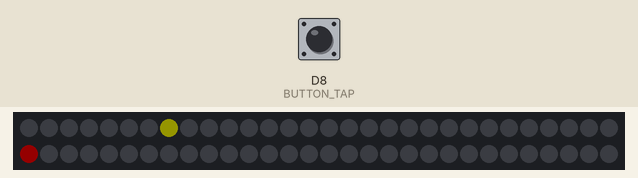
Recording of a sketch running on a simulated ESP8266 (NodeMCU). On the bench: 60 RGB LEDs in strip order, left to right, continuing on the next row. Inputs (shaded band) come from the test bench; at power-on: D8 (BUTTON_TAP) HIGH. Dim RGB values are drawn brighter than linear; random numbers use the default seed unless the sketch sets one.

Above: at 0.1 s.
1.3 s: D8 (BUTTON_TAP) pulled LOW for 0.15 s
4.4 s: D8 (BUTTON_TAP) pulled LOW for 1 s
6.0 s: D8 (BUTTON_TAP) pulled LOW for 0.15 s
6.7 s: D8 (BUTTON_TAP) pulled LOW for 3.2 s
At 10.7 s:
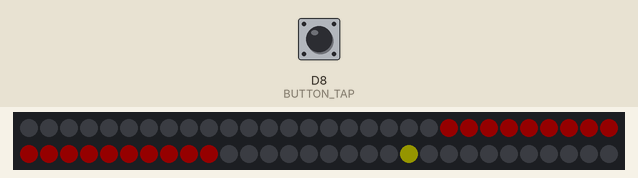
At 11.16 s:
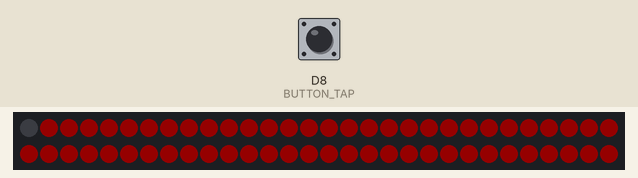
Timing chart, 0 to 12.7 s (numbered marks = the images above; inputs shaded):
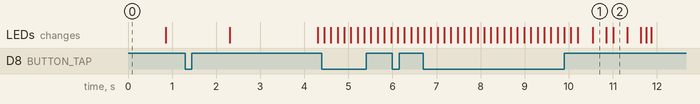

The sketch:

pixelchaser.ino
```cpp
// (licence header left out)
// We need these libraries installed from library manager
#include <Adafruit_NeoPixel.h>
#include "OneButton.h"

// What GPIO is the strip connected to
#define PIXELPIN       D4

// How many NeoPixels in the strip
#define NUMPIXELS      60

// What GPIO is the button connected to?
#define BUTTON_TAP     D8

// Initialise the button, with a default low
OneButton buttonTAP(BUTTON_TAP, false);

// Initialise the pixel strip
Adafruit_NeoPixel pixels = Adafruit_NeoPixel(NUMPIXELS, PIXELPIN, NEO_GRB + NEO_KHZ800);

// A bunch of variables
int playerIndex = -1;
int playerIndexTrail = -1;
int playerDirection = 1;
float nextMove = 0;
float currentPlayerSpeed = 150;
unsigned long countdown  = 0;
int enemyIndex = -1;
int coinIndex = -1;
int score = 0;
int bestScore = 0;
int lastScore = 0;
bool gameOver = false;

void setup()
{
  // make the button pin an input
  pinMode( BUTTON_TAP, INPUT );

  // Attatch click functions to the button
  buttonTAP.attachClick(singleClick);
  buttonTAP.attachLongPressStart(longClick);

  // Initialise the strip and set it's brightness to 20%
  pixels.begin();
  pixels.setBrightness(20);

  // set a 2 second countdown before the player appears and starts moving
  countdown = millis() + 2000;
}

void loop()
{
  // Every cycle we need to tick the button state
  buttonTAP.tick();

  // If the game is in game over state, exit loop early
  if ( gameOver )
    return;

  // Set the pixel display state of the level
  // This sets the enemy position and the coin position
  SetLevel();

  // wait for a second for the player to get ready
  if ( countdown > millis() )
  {
    pixels.show();
    return;
  }

  // All the player display, movement and game logic is in here
  DisplayPlayer();

   // This sends the updated pixel color to the hardware.
  pixels.show();
}

// Clear the level, setting all pixels to black
void ClearLevel()
{
  for(int i=0;i<NUMPIXELS;i++)
      pixels.setPixelColor(i, pixels.Color(0,0,0)); // Moderately bright green color.

  pixels.show();
}

// Show the best score in yellow and if the last score was less than the best, show that on top in red
void BestScore()
{
  // Best score in yellow
  for(int i=0;i<NUMPIXELS;i++)
  {
    if ( i < bestScore )
      pixels.setPixelColor(i, pixels.Color(255,155,0)); // Moderately bright green color.
    else
      pixels.setPixelColor(i, pixels.Color(0,0,0));
  }

  // last score is less than best is in red
  if ( lastScore < bestScore )
  {
    for(int i=0;i<lastScore;i++)
      pixels.setPixelColor(i, pixels.Color(255,0,0)); // Moderately bright green color.
  }
  pixels.show();
}

// Game over animation
void GameOver()
{
  // First pass we animate the strip going red from the enemy position
  int a = enemyIndex;
  int b = enemyIndex;

  for(int i=0;i<NUMPIXELS/2;i++)
  {
      pixels.setPixelColor(a, pixels.Color(255,0,0)); // Moderately bright green color.
      pixels.setPixelColor(b, pixels.Color(255,0,0)); // Moderately bright green color.

      a = ( a + 1) % NUMPIXELS;
      b--;
      if ( b == -1 )
        b = NUMPIXELS;

      pixels.show();
      delay(20);
  }

  delay(100);

  // Second pass we animate the strip going back from the enemy position
  a = enemyIndex;
  b = enemyIndex;

  for(int i=0;i<NUMPIXELS/2;i++)
  {
      pixels.setPixelColor(a, pixels.Color(0,0,0)); // Black
      pixels.setPixelColor(b, pixels.Color(0,0,0)); // Black

      a = ( a + 1) % NUMPIXELS;
      b--;
      if ( b == -1 )
        b = NUMPIXELS;

        pixels.show();
        delay(20);
  }

  // Now we show the best score
  delay(100);
  BestScore();
}

// Setup the level including the postiion of the enemy and the coin
void SetLevel()
{
  // If the enemy position is -1 (has been reset)
  // Find a new position for the enemy
  if ( enemyIndex < 0 )
  {
    // I fthe player not playing, always start the enemy at the half strip position
    if ( playerIndex < 0 )
    {
      enemyIndex = NUMPIXELS / 2;
    }
    // The player is in the game, so make sure not to place the enemy on or too close to the player
    else
    {
      enemyIndex = random(0, NUMPIXELS);

      while ( abs(enemyIndex - playerIndex ) < ( NUMPIXELS / 4 ) )
        enemyIndex = random(0, NUMPIXELS);
    }
  }
  // If the coin position is -1 (has been reset)
  // Find a new position for the coin
  if ( coinIndex < 0 )
  {
      coinIndex = random(0, NUMPIXELS);

      // pick a coin position somewhere between the player and enemy
      while ( abs(coinIndex - playerIndex ) < 7 || ( abs(coinIndex - enemyIndex ) < 7 ) )
        coinIndex = random(0, NUMPIXELS);
  }

  pixels.setPixelColor(enemyIndex, pixels.Color(255,0,0));
  pixels.setPixelColor(coinIndex, pixels.Color(255,255,0));
}

// This is where all the magic happens
// Player movement happens here as well as game logic for collecting coins or hitting the enemy
void DisplayPlayer()
{

  if ( nextMove < millis() )
  {
    nextMove = millis() + currentPlayerSpeed;

    // The player has a visual trail, so these next 2 if statements shows or clears the trail
    if ( playerIndexTrail >= 0 )
        pixels.setPixelColor(playerIndexTrail, pixels.Color(0, 0, 0));

    if ( playerIndex >= 0)
    {
      pixels.setPixelColor(playerIndex, pixels.Color(0, 100, 0));
      playerIndexTrail = playerIndex;
    }

    // Move the player in their current direction
    playerIndex += playerDirection;

    // Wrap the player at the strip edges
    if ( playerIndex < 0 )
      playerIndex = NUMPIXELS - 1;
    else if ( playerIndex == NUMPIXELS )
      playerIndex = 0;

    pixels.setPixelColor(playerIndex, pixels.Color(0, 255, 0));

    // Did the player hit the coin?
    // If so, increase the score, reset coin and enemy positions and clear the level
    // Next loop the SetLevel() will reset the enemy and coin
    // Player speed is also increased for every coin hit
    if ( playerIndex == coinIndex )
    {
      enemyIndex = -1;
      coinIndex = -1;
      score++;
      currentPlayerSpeed = constrain( currentPlayerSpeed - 10, 50, 150 );
      ClearLevel();
      pixels.setPixelColor(playerIndex, pixels.Color(0, 255, 0));
    }
    // Did the player hit the enemy?
    // Set the last/best score and call game over
    else if ( playerIndex == enemyIndex )
    {
      lastScore = score;
      if ( score >= bestScore )
        bestScore = score;

      GameOver();

      gameOver = true;
      enemyIndex = -1;
      coinIndex = -1;
      playerIndex = -1;
    }
  }
}

// Single button click
void singleClick()
{
  // No input until player is visible
  if ( countdown > millis() )
    return;

  // switch the player direction
  playerDirection = -playerDirection;
}

// Long button click
void longClick()
{
    // Switch game over state
    // If it was game over, start the game, otherwise cancel a game in progress
    gameOver = !gameOver;
    if ( gameOver )
    {
      enemyIndex = -1;
      coinIndex = -1;
      playerIndex = -1;
      currentPlayerSpeed = 150;
      ClearLevel();
    }
    else
    {
      ClearLevel();
      score = 0;
      currentPlayerSpeed = 150;
      countdown = millis() + 2000;
    }
}
```
